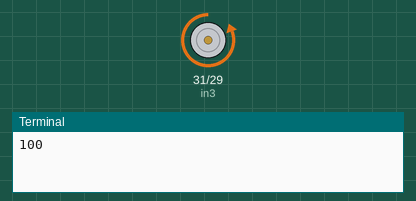
Bench run of a program on a simulated Raspberry Pi (header pin numbers). On the bench: motor-driver pin pairs drawn as motors (green arrow = first pin HIGH = forward, orange = second pin HIGH = backward, longer = more drive, scaled by the enable pin), the last lines printed to the terminal. At 6.0 s the program stops and its outputs stay as they are.

Above: at 0.1 s.
At 3.1 s:
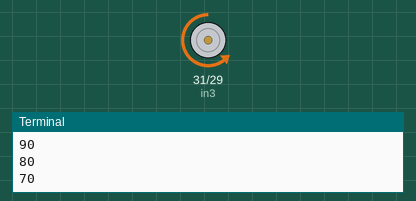
At 5.1 s:
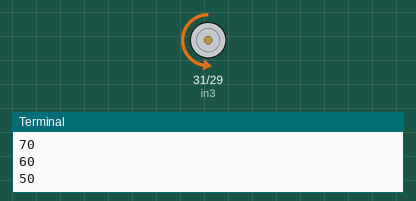
At 6.1 s:
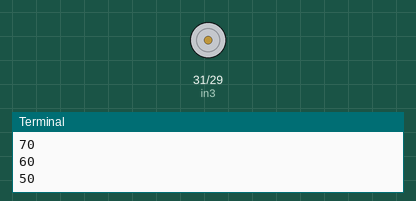
Timing chart, 0 to 7.5 s (numbered marks = the images above):
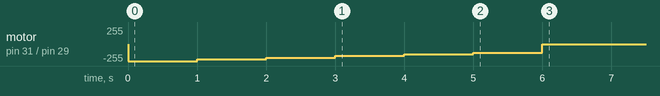

The program:

motor_example_RPi.GPIO.py
```python
import RPi.GPIO as GPIO
from time import sleep

in1 = 37
in2 = 33
in3 = 31
in4 = 29
enA = 18
enB = 16

GPIO.setmode(GPIO.BOARD)
GPIO.setup(in3,GPIO.OUT)
GPIO.setup(in4,GPIO.OUT)
GPIO.setup(enB,GPIO.OUT)

pA=GPIO.PWM(enB,1000)
GPIO.output(in3,GPIO.LOW)
GPIO.output(in4,GPIO.LOW)
pA.start(0)


def move():
    GPIO.output(in4, GPIO.HIGH)
    for i in range(10, 4, -1):
        pA.ChangeDutyCycle(i*10)
        print(i*10)
        sleep(1)

    GPIO.output(in4,GPIO.LOW)


try:
    move()
except KeyboardInterrupt:
    GPIO.cleanup()
finally:
    GPIO.cleanup()
```

Measured:
- by itself, motor on pin 31 (in3) / pin 29 (in4): stopped → backward 255/255 at 0.00 s, → backward 230/255 1.0 s later, → backward 204/255 1.0 s later, → backward 179/255 1.0 s later, … (7 changes in this stretch)
